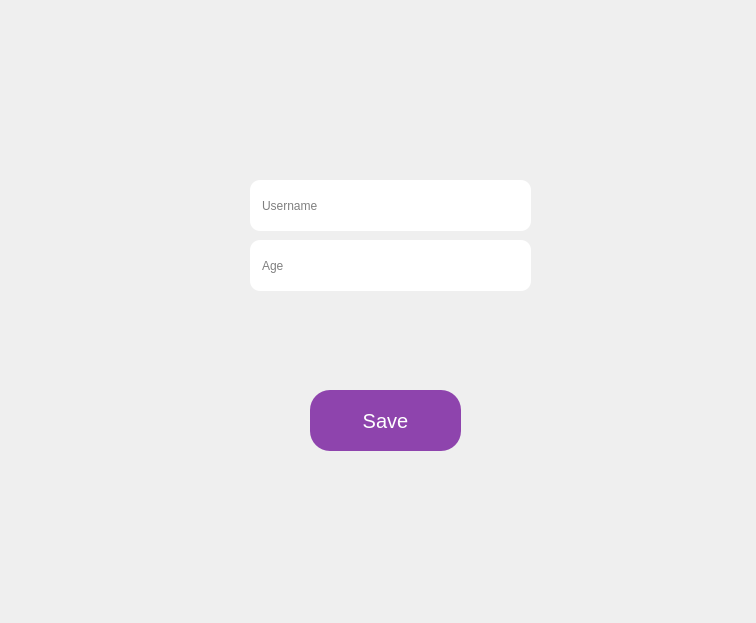
<?xml version="1.0" encoding="UTF-8"?>
<ui version="4.0">
 <class>GameProfile</class>
 <widget class="QWidget" name="GameProfile">
  <property name="geometry">
   <rect>
    <x>0</x>
    <y>0</y>
    <width>756</width>
    <height>623</height>
   </rect>
  </property>
  <property name="windowTitle">
   <string>Профиль Игрока</string>
  </property>
  <widget class="QPushButton" name="saveButton">
   <property name="geometry">
    <rect>
     <x>310</x>
     <y>390</y>
     <width>151</width>
     <height>61</height>
    </rect>
   </property>
   <property name="font">
    <font>
     <pointsize>15</pointsize>
    </font>
   </property>
   <property name="styleSheet">
    <string notr="true"> QPushButton {
                    background-color: #8E44AD;
                    color: white;
                    border-radius: 20px;
                    padding: 10px;
                    }
                    QPushButton:hover {
                    background-color: #E67E22;
                    }</string>
   </property>
   <property name="text">
    <string>Save</string>
   </property>
  </widget>
  <widget class="QLineEdit" name="nameEdit">
   <property name="geometry">
    <rect>
     <x>250</x>
     <y>180</y>
     <width>281</width>
     <height>51</height>
    </rect>
   </property>
   <property name="styleSheet">
    <string notr="true">
                    QLineEdit {
                    border-radius: 10px;
                    padding: 10px;
                    }
                </string>
   </property>
   <property name="text">
    <string/>
   </property>
   <property name="placeholderText">
    <string>Username</string>
   </property>
  </widget>
  <widget class="QLineEdit" name="ageEdit_2">
   <property name="geometry">
    <rect>
     <x>250</x>
     <y>240</y>
     <width>281</width>
     <height>51</height>
    </rect>
   </property>
   <property name="styleSheet">
    <string notr="true">
                    QLineEdit {
                    border-radius: 10px;
                    padding: 10px;
                    }
                </string>
   </property>
   <property name="text">
    <string/>
   </property>
   <property name="placeholderText">
    <string>Age</string>
   </property>
  </widget>
 </widget>
 <resources/>
 <connections/>
</ui>
